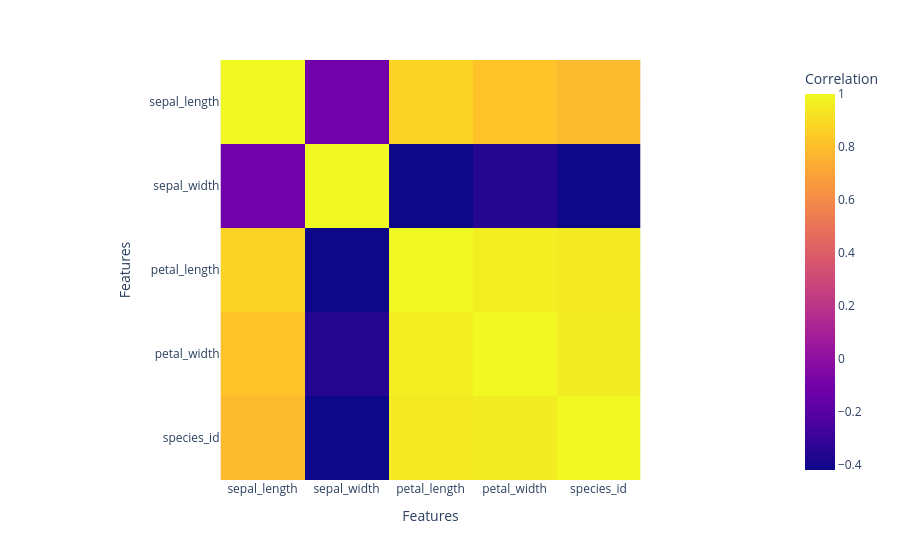

Notebook code cell kept with this figure:
### Code cell
#Heatmap
corr=df.corr(numeric_only=True)
fig=px.imshow(corr,labels=dict(x="Features", y="Features", color="Correlation"), x=corr.columns, y=corr.columns)
fig.show()

### Figure 1 — Plotly figure (JSON) as saved in the notebook; plotly's stock layout.template omitted (floating-point values rounded to 4 significant figures)
{"data": [{"coloraxis": "coloraxis", "hovertemplate": "Features: %{x}<br>Features: %{y}<br>Correlation: %{z}<extra></extra>", "name": "0", "type": "heatmap", "x": ["sepal_length", "sepal_width", "petal_length", "petal_width", "species_id"], "xaxis": "x", "y": ["sepal_length", "sepal_width", "petal_length", "petal_width", "species_id"], "yaxis": "y", "z": [[1.0, -0.1094, 0.8718, 0.818, 0.7826], [-0.1094, 1.0, -0.4205, -0.3565, -0.4194], [0.8718, -0.4205, 1.0, 0.9628, 0.949], [0.818, -0.3565, 0.9628, 1.0, 0.9565], [0.7826, -0.4194, 0.949, 0.9565, 1.0]]}], "layout": {"coloraxis": {"colorbar": {"title": {"text": "Correlation"}}, "colorscale": [[0, "#0d0887"], [0.1111, "#46039f"], [0.2222, "#7201a8"], [0.3333, "#9c179e"], [0.4444, "#bd3786"], [0.5556, "#d8576b"], [0.6667, "#ed7953"], [0.7778, "#fb9f3a"], [0.8889, "#fdca26"], [1, "#f0f921"]]}, "margin": {"t": 60}, "xaxis": {"anchor": "y", "constrain": "domain", "domain": [0, 1], "scaleanchor": "y", "title": {"text": "Features"}}, "yaxis": {"anchor": "x", "autorange": "reversed", "constrain": "domain", "domain": [0, 1], "title": {"text": "Features"}}}}
